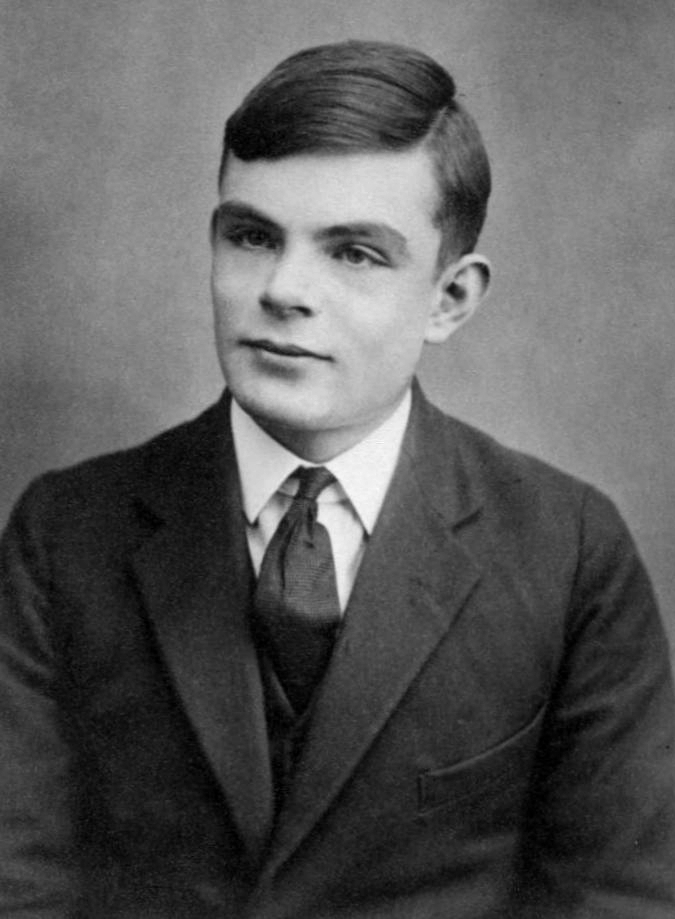
#> input picture turing.jpg, 675 x 919 px, found by its file name
$ python turing-portrait.py
#> lines starting #> are read from the running program, lines starting #| are printed output that depends on the picture
"""Regenerate the Turing tribute portrait. Run with ~/.venvs/elevated/bin/python (needs Pillow); paste
portrait-colour.html into turing.js PORTRAIT (JSON-escaped). Renders two ways for a dark page: A = thin (sparse glyphs, contrast-stretched),
B = colour (same glyphs, luminance-tinted in the site palette). Writes HTML fragments + a preview page."""
import sys, pathlib, html
from PIL import Image, ImageOps, ImageFilter

SRC = pathlib.Path.home() / "projects/jadedViber/turing.jpg"
OUT = pathlib.Path(sys.argv[1]) if len(sys.argv) > 1 else pathlib.Path("/tmp")
COLS = 64
CELL_ASPECT = 0.48            # glyph cell height/width ratio compensation

im = Image.open(SRC).convert("L")
#> im is the input picture: PIL image 675x919 L; min 0, max 255, mean 90.8
w, h = im.size
#> w = 675; h = 919
im = im.crop((int(w * 0.10), int(h * 0.02), int(w * 0.90), int(h * 0.66)))   # head + shoulders, drop the coat
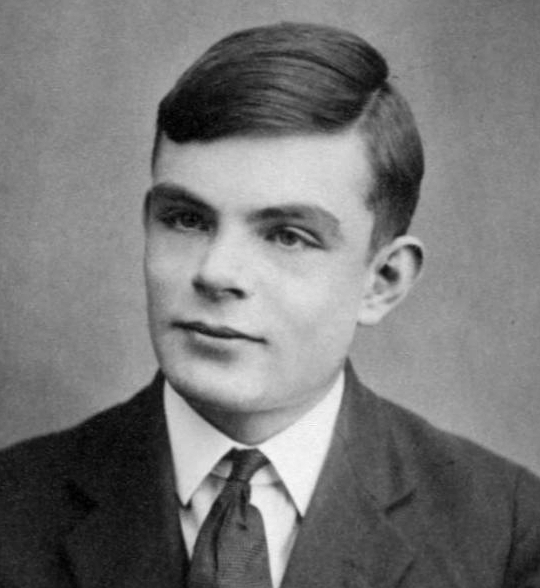
#> im: PIL image 540x588 L; min 0, max 255, mean 119.3
im = im.filter(ImageFilter.UnsharpMask(radius=3, percent=140, threshold=2))
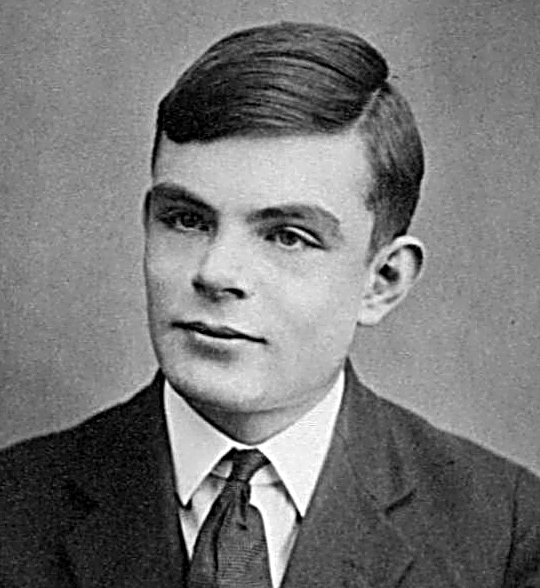
#> im: PIL image 540x588 L; min 0, max 255, mean 119.4
rows = int(COLS * (im.size[1] / im.size[0]) * CELL_ASPECT)
#> rows = 33
im = im.resize((COLS, rows), Image.LANCZOS)
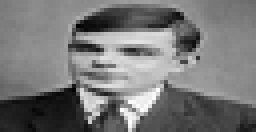
#> im: PIL image 64x33 L (shown 4 times larger); min 0, max 255, mean 119.4
im = ImageOps.autocontrast(im, cutoff=2)
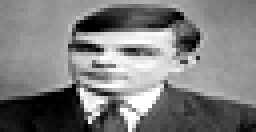
#> im: PIL image 64x33 L (shown 4 times larger); min 0, max 255, mean 126.1
im = ImageOps.invert(im)     # dark page: hair, eyes and shadows become the glyphs, the paper background goes blank
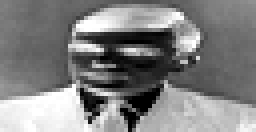
#> im: PIL image 64x33 L (shown 4 times larger); min 0, max 255, mean 128.9

px = list(im.getdata())
#> px = 2112 values, max 255 at index 236, min 0 at index 671, mean 128.9

FLOOR = 0.32
def lum(v, gamma):
    l = v / 255.0
    l = 0.0 if l < FLOOR else (l - FLOOR) / (1 - FLOOR)   # paper texture -> blank
    return l ** gamma

# dark background -> blank; the face carries the image. Ramp goes sparse -> dense.
RAMP = " .:-=+*#%@"

def glyph(l):
    i = min(len(RAMP) - 1, int(l * len(RAMP)))
    return RAMP[i]

# ---- A: thin — hard gamma, top of ramp only for real highlights
def render_thin():
    lines = []
    for r in range(rows):
        line = "".join(glyph(lum(px[r * COLS + c], 1.5)) for c in range(COLS))
        lines.append(line.rstrip())
    return "\n".join(lines)

# ---- B: colour — softer gamma, tone buckets mapped to the palette
TONES = [  # (upper bound of luminance, css class)
    (0.18, "t0"), (0.34, "t1"), (0.52, "t2"), (0.74, "t3"), (1.01, "t4"),
]
def render_colour():
    out = []
    for r in range(rows):
        run_cls, run = None, []
        for c in range(COLS):
            l = lum(px[r * COLS + c], 1.15)
            cls = next(k for ub, k in TONES if l < ub)
            ch = glyph(l)
            if cls != run_cls:
                if run: out.append(f'<span class="{run_cls}">{html.escape("".join(run))}</span>')
                run_cls, run = cls, []
            run.append(ch)
        if run: out.append(f'<span class="{run_cls}">{html.escape("".join(run))}</span>')
        out.append("\n")
    return "".join(out)

thin = render_thin()
colour = render_colour()
#> (the run stopped early here; a loop or call above may not have finished)
